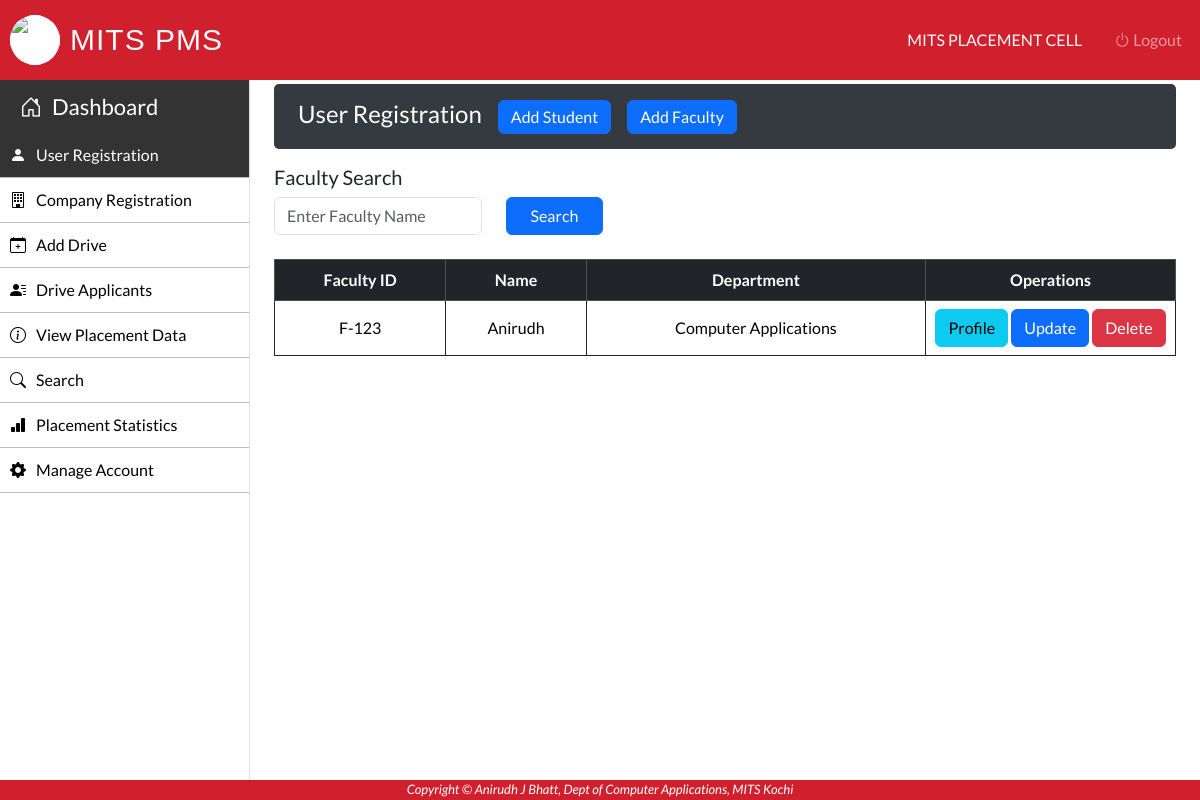
The page /Admin/user-registration.php (signed in) on the database as committed earlier.
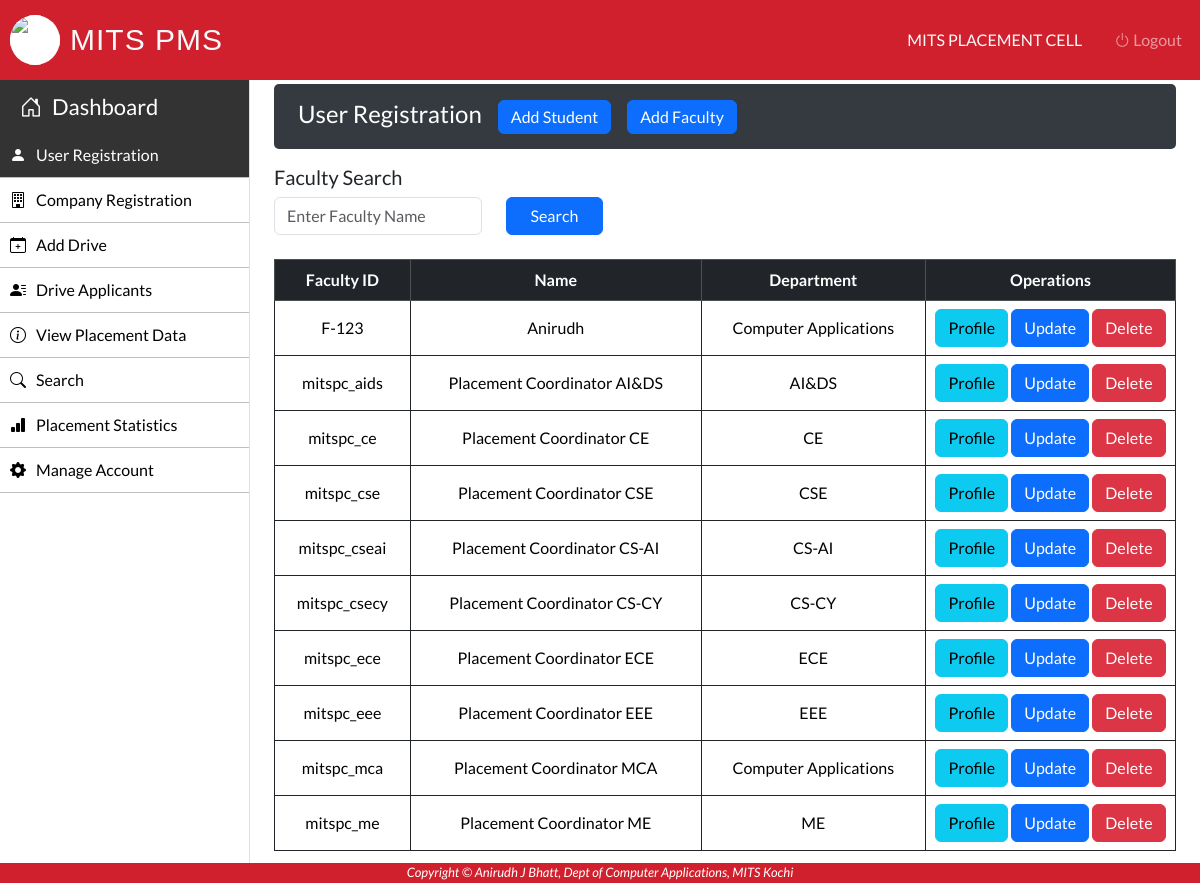
The same page on the database as committed later.
### tables this page shows
CREATE TABLE `faculty` (
  `Fac_ID` varchar(50) NOT NULL,
  `Fac_Name` varchar(50) NOT NULL,
  `Fac_DOB` varchar(15) NOT NULL,
  `Fac_Gender` varchar(50) NOT NULL,
  `Fac_Email` varchar(50) NOT NULL,
  `Fac_Mob` varchar(11) NOT NULL,
  `Fac_Image` longblob NOT NULL,
  `Fac_Address` varchar(100) NOT NULL,
  `Fac_Dept` varchar(50) NOT NULL,
  `Fac_Desg` varchar(50) NOT NULL
);

### Admin/user-registration.php (the view, shortened to what this page needs)
 <?php
		require_once "../connection/connection.php";
?>
<!DOCTYPE html>
<html lang="en">
<head>
</head>
    <body>
        <?php include('../Common/header.php'); ?>
        <?php include('../Common/admin-sidebar.php'); ?>
        <main role="main" class="mt-1 mb-3 px-md-4 page-content-index">
            <div class="sub-main">
                <div class="dashboard-header flex-wrap flex-md-no-wrap px-3 pt-2 pb-1 mb-3 text-white">
                    <div class="d-flex flex-row">
                        <div class="p-2"><h4>User Registration</h4></div>
                        <div class="p-2"><button type="button" class="btn btn-primary py-1" data-bs-toggle="modal" data-bs-target="#modal1">Add Student</button></div>
                        <div class="p-2"><button type="button" class="btn btn-primary py-1" data-bs-toggle="modal" data-bs-target="#modal2">Add Faculty</button></div>
                    </div>
                </div>
                <section class="mt-3">
                    <label>
                        <h5>Faculty Search</h5>
                    </label>
                    <form action="" method="post">
                        <div class="row">
                            <div class="col-3">
                                <input type="text" name="Fac_Name" class="form-control" placeholder="Enter Faculty Name"
                                    value="<?php echo isset($_POST['Fac_Name']) ? htmlspecialchars($_POST['Fac_Name']) : ''; ?>">
                            </div>
                            <div class="col-5">
                                <input type="submit" class="btn btn-primary px-4 ml-4" name="Search" value="Search">
                            </div>
                        </div>
                    </form>
                </section>
                <div class="row w-100">
                </div>
                <div class="row w-100">
                </div>
                <?php
                    if(isset($_POST['Search'])){
                        $Fac_Name=$_POST['Fac_Name'];
                        $query ="SELECT * FROM faculty WHERE Fac_Name LIKE '%$Fac_Name%'";
                        $run=mysqli_query($con,$query);
                        if(mysqli_num_rows($run)>0){
                ?>
                            <section class="mt-3">
                                <table class="w-100 table table-bordered table-hover border-dark text-center" cellpadding="10">
                                    <tr class="table-dark">
                                        <th>Company ID</th>
                                        <th>Name</th>
                                        <th>Type</th>
                                        <th>Address</th>
                                        <th colspan="1">Operations</th>
                                    </tr>
                                    <?php
                                        while($row=mysqli_fetch_array($run)){
                                    ?>
                                    <tr>
                                        <td><?php echo $row["Fac_ID"] ?></td>
                                        <td><?php echo $row["Fac_Name"] ?></td>
                                        <td><?php echo $row["Fac_Dept"] ?></td>
                                        <td><?php echo $row["Fac_Email"] ?></td>
                                        <td width='300'>
                                        <?php
                                            echo "<a class='btn btn-info' href=display-faculty.php?Fac_ID=".$row['Fac_ID'].">Profile</a> ";
                                            echo '  <a class="btn btn-primary" href=update-faculty.php?Fac_ID='.$row['Fac_ID'].'>Update</a>';
                                            echo '	<a class="btn btn-danger" href=delete.php?Fac_ID='.$row['Fac_ID'].' onClick="return confirm(\'Do you want to delete ?\')">Delete</a>';
                                        ?>
                                        </td>
                                    </tr>
                                    <?php
                                        }
                                    ?>
                                </table>
                            </section>
                <?php
                        }
                        else{
                            echo '<div class="alert alert-danger text-center mt-3" role="alert">No Data Found!</div>';
                        }
                    }
                    else{
                ?>
                        <div class="row">
                            <div class="col-md-12 container-fluid">
                                <section class="mt-3">
                                    <table class="w-100 table table-bordered table-hover border-dark text-center">
                                        <tr class="table-dark text-white">
                                            <th>Faculty ID</th>
                                            <th>Name</th>
                                            <th>Department</th>
                                            <th colspan="1">Operations</th>
                                        </tr>
                                        <?php
                                            $query ="SELECT `Fac_ID`,`Fac_Name`,`Fac_Dept` FROM Faculty;";
                                            $run=mysqli_query($con,$query);
                                            while($row=mysqli_fetch_array($run)) {?>
                                        <tr>
                                            <td><?php echo $row["Fac_ID"] ?></td>
                                            <td><?php echo $row["Fac_Name"] ?></td>
                                            <td><?php echo $row["Fac_Dept"] ?></td>
                                            <td width='250'>
                                                <?php
                                                    echo "<a class='btn btn-info' href=display-faculty.php?Fac_ID=".$row['Fac_ID']." target='_blank'>Profile</a>";
                                                    echo '  <a class="btn btn-primary" href=update-faculty.php?Fac_ID='.$row['Fac_ID'].'  target="_blank">Update</a>';
                                                    echo '	<a class="btn btn-danger" href=delete.php?Fac_ID='.$row['Fac_ID'].' onClick="return confirm(\'Do you want to delete ?\')">Delete</a>';
                                                ?>
                                            </td>
                                        </tr>
                                        <?php
                                            }
                                        ?>
                                    </table>
                                </section>
                            </div>
                        </div>
                    <?php
                        }
                    ?>
            </div>
        </main>
        <?php include('../Common/footer.php'); ?>
    </body>
</html>

### Common/header.php (shortened to what this page needs)
<?php
    if (isset($_SESSION["LoginAdmin"])) {
        $username = "MITS Placement Cell";
    } elseif (isset($_SESSION["LoginFaculty"])) {
        $Fac_ID=$_SESSION['LoginFaculty'];
        $query = "SELECT * FROM `faculty` WHERE `Fac_ID` = '$Fac_ID' ";
        $run = mysqli_query($con, $query);
        $res = mysqli_fetch_array($run);
        $username = $res['Fac_Name'];
    } elseif (isset($_SESSION["LoginStudent"])) {
        $Stud_ID=$_SESSION['LoginStudent'];
	    $query = "SELECT * FROM `student` WHERE `Stud_ID` = '$Stud_ID' ";
        $run = mysqli_query($con, $query);
        $res = mysqli_fetch_array($run);
        $username = $res['Stud_Name'];
    }
?>
<html lang="en">
<head>
    <link href="https://cdn.jsdelivr.net/npm/bootstrap@5.3.3/dist/css/bootstrap.min.css" rel="stylesheet">
    <link rel="stylesheet" href="https://cdn.jsdelivr.net/npm/bootstrap-icons@1.11.3/font/bootstrap-icons.min.css">
    <link rel="stylesheet" href="../Css/style.css">
</head>
<body>
    <nav class="navbar navbar-expand-lg  navbar-dark header-back sticky-top">
        <a class="navbar-brand d-flex align-items-center" href="">
            <img src="../Images/cdc_mits_logo.png" class="logo-image bg-white" width="50" height="50">
            <h3 class="text-light text-uppercase ml-2">MITS PMS</h3>
        </a>
        <div class="collapse navbar-collapse" id="navbarNavDropdown">
            <ul class="navbar-nav ms-auto">
                <li class="nav-item d-flex align-items-center me-3">
                    <span class="nav-link text-light text-uppercase disabled">
                        <?php echo $username; ?>
                    </span>
                </li>
                <li class="nav-item">
                    <a class="nav-link btn" href="../login/logout.php">
                        <i class="bi bi-power" aria-hidden="true"></i> Logout
                    </a>
                </li>
            </ul>
        </div>
    </nav>
</body>
</html>

### Common/admin-sidebar.php (shortened to what this page needs)
<div class="sidebar border-end">
    <div class="sidebar-header">
        <div class="nav-item">
            <a class="nav-link text-white" href="../Admin/admin-dashboard.php">
                <i class="bi bi-house-door" aria-hidden="true"></i> Dashboard
            </a>
        </div>
    </div>
    <?php
        $current_page = basename($_SERVER['PHP_SELF']);
    ?>
    <ul class="nav flex-column">
        <li class="nav-item">
            <a class="nav-link <?= ($current_page == 'user-registration.php') ? 'active' : ''; ?>" href="../Admin/user-registration.php">
                <i class="bi bi-person-fill"></i> User Registration
            </a>
        </li>
        <li>
            <a class="nav-link <?= ($current_page == 'company-registration.php') ? 'active' : ''; ?>" href="../Admin/company-registration.php">
                <i class="bi bi-building"></i> Company Registration
            </a>
        </li>
        <li>
            <a class="nav-link <?= ($current_page == 'campus-drive.php') ? 'active' : ''; ?>" href="../Admin/campus-drive.php">
                <i class="bi bi-calendar-plus"></i> Add Drive
            </a>
        </li>
        <li>
            <a class="nav-link <?= ($current_page == 'drive-details.php') ? 'active' : ''; ?>" href="../Admin/drive-details.php">
                <i class="bi bi-person-lines-fill"></i> Drive Applicants
            </a>
        </li>
        <li>
            <a class="nav-link <?= ($current_page == 'placement-data.php') ? 'active' : ''; ?>" href="../Admin/placement-data.php">
                <i class="bi bi-info-circle"></i> View Placement Data
            </a>
        </li>
        <li>
            <a class="nav-link <?= ($current_page == 'search.php') ? 'active' : ''; ?>" href="../Admin/search.php">
                <i class="bi bi-search"></i> Search
            </a>
        </li>
        <li>
            <a class="nav-link <?= ($current_page == 'placement-statistics.php') ? 'active' : ''; ?>" href="../Admin/placement-statistics.php">
                <i class="bi bi-bar-chart-fill"></i> Placement Statistics
            </a>
        </li>
        <li>
            <a class="nav-link <?= ($current_page == 'manage-accounts.php') ? 'active' : ''; ?>" href="../Admin/manage-accounts.php">
                <i class="bi bi-gear-fill"></i> Manage Account
            </a>
        </li>
    </ul>
</div>

### Common/footer.php
<footer class="footer">
    <p>Copyright © Anirudh J Bhatt, Dept of Computer Applications, MITS Kochi</p>
</footer>

### Css/style.css (style rules this page uses)
body { font-family: 'Lato', sans-serif; background-color: #ffffff; }
.sidebar { background-color: #ffffff; color: white; height: 100vh; position: fixed; width: 250px; padding: 0; overflow-y: auto; }
.sidebar-header { background: #333333; font-size: 22px; text-align: center; }
.sidebar a { color: white; text-decoration: none; display: flex; align-items: center; gap: 10px; padding: 10px; }
.sidebar ul { background-color: #ffffff; }
.sidebar ul li { border-bottom: 1px solid rgb(192, 190, 190); height: fit-content; }
.sidebar ul li a { font-size: 16px; color: black; }
.nav-link.active { background: #333333; color: #ffffff; }
.header-back { background-color: #d1202d; padding: 10px; height: fit-content; }
.navbar-brand h3 { font-family: 'Poppins', sans-serif; margin-bottom: 0; letter-spacing: 1px; margin-left: 10px; font-size: 30px; display: flex; }
.logo-image { border-radius: 50%; transition: transform 0.3s ease; }
main { margin-left: 250px; overflow-x: hidden; }
.dashboard-header { background-color: #343a40; border-radius: 5px; text-align: left; }
table { width: 100%; }
table td, table th { vertical-align: middle !important; }
img { display: block; margin: 0 auto; max-width: 100%; border-radius: 50%; }
.footer { background-color: #d1202d; color: white; text-align: center; position: fixed; bottom: 0; width: 100%; font-size: small; font-style: italic; height: 20px; }

Rows that differ between the two databases and show on the page:
added faculty: Fac_ID "mitspc_aids", Fac_Name "Placement Coordinator AI&DS", Fac_Dept "AI&DS"
added faculty: Fac_ID "mitspc_ce", Fac_Name "Placement Coordinator CE", Fac_Dept "CE"
added faculty: Fac_ID "mitspc_cse", Fac_Name "Placement Coordinator CSE", Fac_Dept "CSE"
added faculty: Fac_ID "mitspc_cseai", Fac_Name "Placement Coordinator CS-AI", Fac_Dept "CS-AI"
added faculty: Fac_ID "mitspc_csecy", Fac_Name "Placement Coordinator CS-CY", Fac_Dept "CS-CY"
added faculty: Fac_ID "mitspc_ece", Fac_Name "Placement Coordinator ECE", Fac_Dept "ECE"
added faculty: Fac_ID "mitspc_eee", Fac_Name "Placement Coordinator EEE", Fac_Dept "EEE"
added faculty: Fac_ID "mitspc_mca", Fac_Name "Placement Coordinator MCA", Fac_Dept "Computer Applications"
added faculty: Fac_ID "mitspc_me", Fac_Name "Placement Coordinator ME", Fac_Dept "ME"
